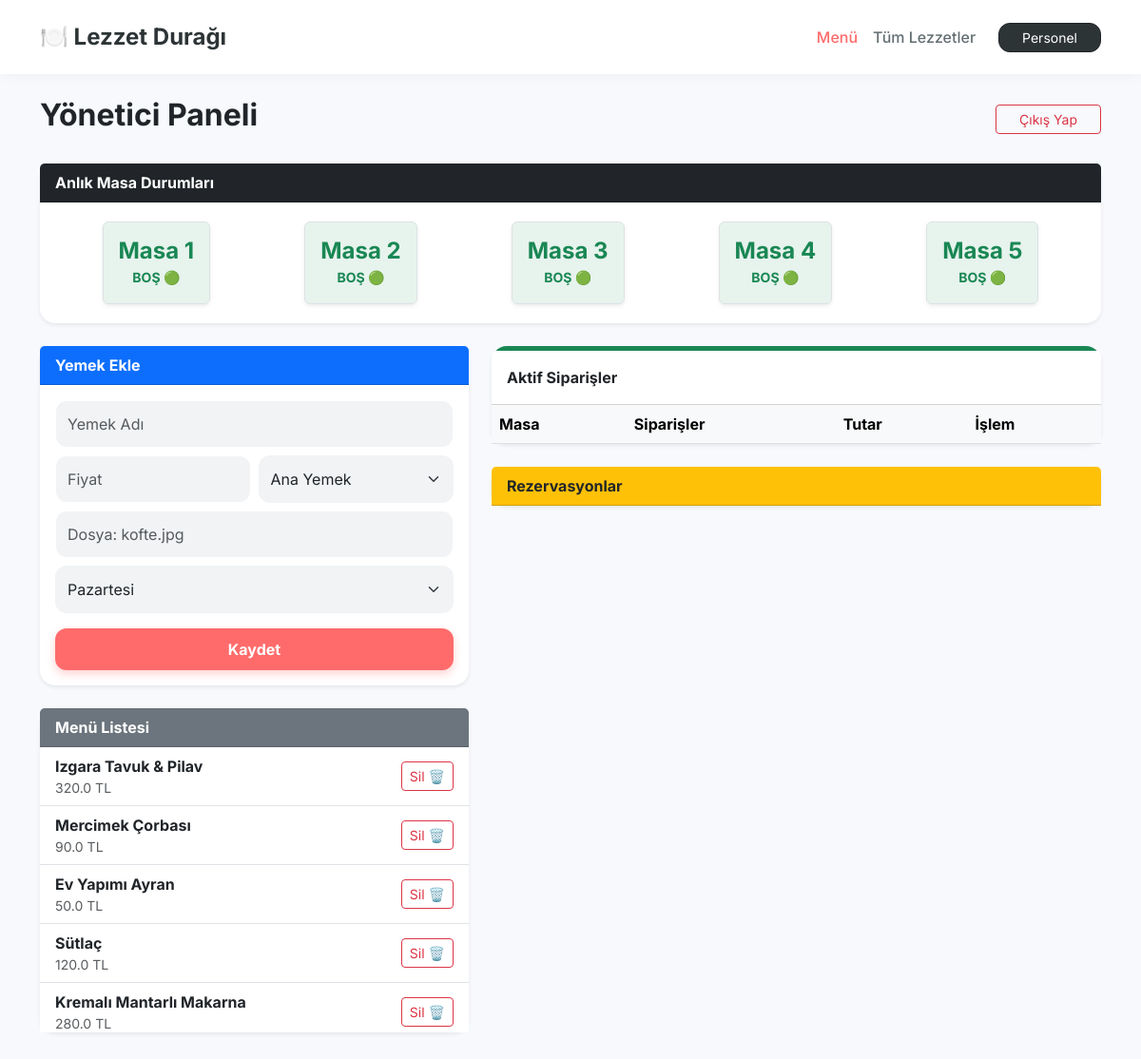
/admin (signed in), run on the app's committed database.
### tables this page shows
CREATE TABLE tables 
                     (id INTEGER PRIMARY KEY, capacity INTEGER, status TEXT DEFAULT 'Available');

CREATE TABLE menu 
                 (id INTEGER PRIMARY KEY AUTOINCREMENT, name TEXT, price REAL, category TEXT, image TEXT);

### app.py (the view)
@app.route('/admin')
def admin():
    if not session.get('logged_in'): return redirect(url_for('login'))
    conn = get_db()
    reservations = conn.execute('SELECT * FROM reservations').fetchall()
    orders = conn.execute('SELECT * FROM orders').fetchall()
    all_menu = conn.execute('SELECT * FROM menu').fetchall()
    tables = conn.execute('SELECT * FROM tables').fetchall()
    conn.close()
    return render_template('admin.html', reservations=reservations, orders=orders, all_menu=all_menu, tables=tables)

### app.py (called while the page is built)
def get_db():
    conn = sqlite3.connect('database.db')
    conn.row_factory = sqlite3.Row
    return conn

### templates/admin.html (shortened to what this page needs)
{% extends 'base.html' %}
{% block content %}
<div class="d-flex justify-content-between align-items-center mb-4">
    <h2 class="fw-bold text-dark">Yönetici Paneli</h2>
    <a href="/logout" class="btn btn-outline-danger btn-sm px-4">Çıkış Yap</a>
</div>
<div class="card mb-4 border-0 shadow-sm">
    <div class="card-header bg-dark text-white fw-bold">Anlık Masa Durumları</div>
    <div class="card-body d-flex justify-content-around flex-wrap">
        {% for table in tables %}
            <div class="text-center p-3 m-1 rounded border shadow-sm {{ 'bg-danger bg-opacity-10' if table.status == 'Occupied' else 'bg-success bg-opacity-10' }}" style="min-width: 100px;">
                <h4 class="m-0 fw-bold {{ 'text-danger' if table.status == 'Occupied' else 'text-success' }}">Masa {{ table.id }}</h4>
                <small class="fw-bold {{ 'text-danger' if table.status == 'Occupied' else 'text-success' }}">
                    {{ 'DOLU 🔴' if table.status == 'Occupied' else 'BOŞ 🟢' }}
                </small>
            </div>
        {% endfor %}
    </div>
</div>
<div class="row">
    <div class="col-md-5">
        <div class="card mb-4 border-0 shadow-sm">
            <div class="card-header bg-primary text-white fw-bold">Yemek Ekle</div>
            <div class="card-body">
                <form action="/add_item" method="POST">
                    <div class="mb-2"><input type="text" name="name" class="form-control" placeholder="Yemek Adı" required></div>
                    <div class="row g-2 mb-2">
                        <div class="col-6"><input type="number" name="price" class="form-control" placeholder="Fiyat" required></div>
                        <div class="col-6"><select name="category" class="form-select"><option>Ana Yemek</option><option>Ara Sıcak</option><option>Tatlı</option><option>İçecek</option></select></div>
                    </div>
                    <div class="mb-2"><input type="text" name="image" class="form-control" placeholder="Dosya: kofte.jpg" required></div>
                    <div class="mb-3"><select name="day" class="form-select"><option value="Monday">Pazartesi</option></select></div>
                    <button type="submit" class="btn btn-primary w-100 fw-bold">Kaydet</button>
                </form>
            </div>
        </div>
        <div class="card mb-4 border-0 shadow-sm">
            <div class="card-header bg-secondary text-white fw-bold">Menü Listesi</div>
            <div class="card-body p-0" style="max-height: 300px; overflow-y: auto;">
                <ul class="list-group list-group-flush">
                    {% for item in all_menu %}
                    <li class="list-group-item d-flex justify-content-between align-items-center">
                        <div><strong>{{ item.name }}</strong><div class="small text-muted">{{ item.price }} TL</div></div>
                        <form action="/delete_item/{{ item.id }}" method="POST" onsubmit="return confirm('Bu yemeği silmek istediğine emin misin?');">
                            <button class="btn btn-sm btn-outline-danger">Sil 🗑️</button>
                        </form>
                    </li>
                    {% endfor %}
                </ul>
            </div>
        </div>
    </div>
    <div class="col-md-7">
        <div class="card border-0 shadow-sm border-top border-5 border-success mb-4">
            <div class="card-header bg-white fw-bold py-3">Aktif Siparişler</div>
            <div class="table-responsive">
                <table class="table table-hover align-middle mb-0">
                    <thead class="table-light"><tr><th>Masa</th><th>Siparişler</th><th>Tutar</th><th>İşlem</th></tr></thead>
                </table>
            </div>
        </div>
        <div class="card border-0 shadow-sm">
            <div class="card-header bg-warning text-dark fw-bold">Rezervasyonlar</div>
        </div>
    </div>
</div>
{% endblock %}

### templates/base.html (style rules this page uses)
:root { --primary-color: #ff6b6b; --secondary-color: #2d3436; --bg-color: #f7f9fc; --card-bg: #ffffff; --text-muted: #636e72; }
body { font-family: 'Inter', sans-serif; background-color: var(--bg-color); color: var(--secondary-color); }
.card { background-color: var(--card-bg); border: none; border-radius: 16px; box-shadow: 0 4px 20px rgba(0,0,0,0.03); transition: transform 0.2s ease, box-shadow 0.2s ease; }
.btn-primary { background-color: var(--primary-color); border: none; border-radius: 12px; padding: 10px 20px; font-weight: 600; box-shadow: 0 4px 10px rgba(255, 107, 107, 0.3); }
.form-control, .form-select { background-color: #f1f3f5; border: 1px solid transparent; border-radius: 12px; padding: 12px; }

### data on the page
tables: id "1", status "BOŞ 🟢"
tables: id "2", status "BOŞ 🟢"
tables: id "3", status "BOŞ 🟢"
tables: id "4", status "BOŞ 🟢"
tables: id "5", status "BOŞ 🟢"
menu: name "Izgara Tavuk & Pilav", price "320.0"
menu: name "Mercimek Çorbası", price "90.0"
menu: name "Ev Yapımı Ayran", price "50.0"
menu: name "Sütlaç", price "120.0"
menu: name "Kremalı Mantarlı Makarna", price "280.0"
